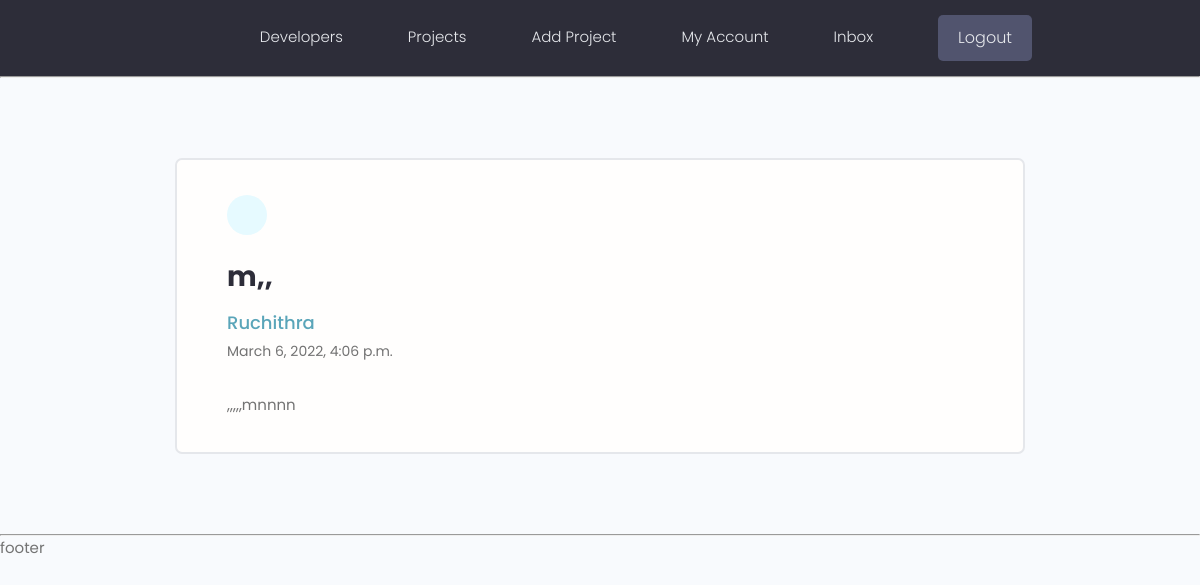
The page /view-message/1 (signed in) on the database its author committed.
### Users/models.py (models this page shows, shortened)
class Message(models.Model):
    sender = models.ForeignKey(Profile,on_delete=models.SET_NULL,null=True, blank=True)
    recipient = models.ForeignKey(Profile,on_delete=models.SET_NULL,null=True, blank=True,related_name='messages')
    name =  models.CharField(max_length=200,null=True, blank=True)
    email = models.EmailField(max_length=200,null=True, blank=True)
    subject = models.CharField(max_length=200,null=True, blank=True)
    body = models.TextField()
    is_read = models.BooleanField(default=False,null=True)
    created = models.DateTimeField(auto_now_add=True)
    class Meta:
        ordering = ['is_read','-created']

### Users/views.py (the view)
# urls.py: path('view-message/<str:pk>',views.viewMessage,name='view-message'),
@login_required(login_url='Users:login')
def viewMessage(request,pk):
    message = Message.objects.get(id=pk)
    if message.is_read == False:
        message.is_read = True
        message.save()
    context = { 'message':message }
    return render(request,'Users/message.html',context)

### Users/templates/Users/message.html (shortened to what this page needs)
{% extends 'main.html' %}
{% block content %}
  <main class="messagePage my-xl">
    <div class="content-box">
      <div class="message">
        <a class="backButton" href="{% url 'Users:inbox' %}"></a>
        <h2 class="message__subject">{{message.subject}}</h4>
          {% if message.sender %}
          <a href="{% url 'Users:single-profile' message.sender.id %}" class="message__author">{{message.name}}</a>
          {% else %}
          {{message.name}}
          {% endif %}
          <p class="message__date">{{message.created}}</p>
          <div class="message__body">
           {{message.body|linebreaksbr}}
          </div>
      </div>
    </div>
  </main>
{% endblock %}

### static/styles/app.css (style rules this page uses)
:root { --color-sub: #2d2d39; }
.content-box { width: 95%; max-width: 85rem; margin: 0 auto; }
.message { padding: 2.5rem 0; }
.message > a { display: flex; gap: 1rem; }
.message__author, .message__date { flex-basis: 25%; }
.message__subject { flex-basis: 50%; }
.message__date { text-align: right; }
.messagePage .message { list-style: none; background: var(--color-white); padding: 3.5rem 5rem; border: 2px solid var(--color-light); border-radius: 0.7rem; }
.messagePage .message__subject { font-size: 2.8rem; color: var(--color-sub); margin-bottom: 1rem; margin-top: 2rem; }
.messagePage .message__author { font-size: 1.8rem; font-weight: 500; }
.messagePage .message__date { font-size: 1.4rem; font-weight: 400; text-align: left; margin-bottom: 3rem; }
.backButton { background: var(--color-main-light); color: var(--color-main); width: 4rem; height: 4rem; display: flex; align-items: center; justify-content: center; border-radius: 50%; }

### static/uikit/styles/modules/_variables.css (style rules this page uses)
:root { --color-main: #5aa5b9; --color-main-light: #e6faff; --color-sub: #3f4156; --color-sub-light: #51546e; --color-sub-lighter: #ededfd; --color-text: #737373; --color-gray: #8b8b8b; --color-light: #e5e7eb; --color-light-gray: #767676; --color-bg: #f8fafd; --color-white: #fffefd; --color-white-light: #f3f3f3; --color-success: #359e64; --color-success-bg: #def8e8; --color-error: #fc4b0b; --color-error-bg: #fff2ee; --font-base: 'Poppins', arial, helvetica, 'Segoe UI', roboto, ubuntu, sans-serif; --font-monospace: 'Fira Code', 'Courier New', courier, monospace; --font-regular: 300; --font-medium: 500; --font-bold: 700; --generic-shadow: 1px 1px 5px #00000010; --generic-transition: all 0.3s ease-in-out; }

### static/uikit/styles/modules/_base.css (style rules this page uses)
* { margin: 0; padding: 0; box-sizing: border-box; text-rendering: optimizeLegibility; color: inherit; font-size: inherit; }
html { font-size: 50%; }
@media only screen and (min-width: 480px) { html { font-size: 56.25%; } }
@media only screen and (min-width: 1200px) { html { font-size: 62.5%; } }
body { line-height: 1.6; font-weight: 400; font-size: 1.5rem; color: var(--color-text); background-color: var(--color-bg); min-height: 100vh; }

### static/uikit/styles/modules/_typography.css (style rules this page uses)
* { font-family: var(--font-base); }
h2 { font-size: 3.6rem; font-weight: var(--font-bold); }
p, span, strong { font-size: 1.6rem; color: var(--color-text); font-weight: var(--font-regular); }
a { padding-bottom: 2px; text-decoration: none; display: inline-block; color: var(--color-main); font-weight: var(--font-medium); }

### static/uikit/styles/modules/_utilities.css (style rules this page uses)
.my-xl { margin: 8rem auto; }

### rows shown on the page
Message: subject "m,,", name "Ruchithra", created "March 6, 2022, 4:06 p.m.", body ",,,,,mnnnn"
